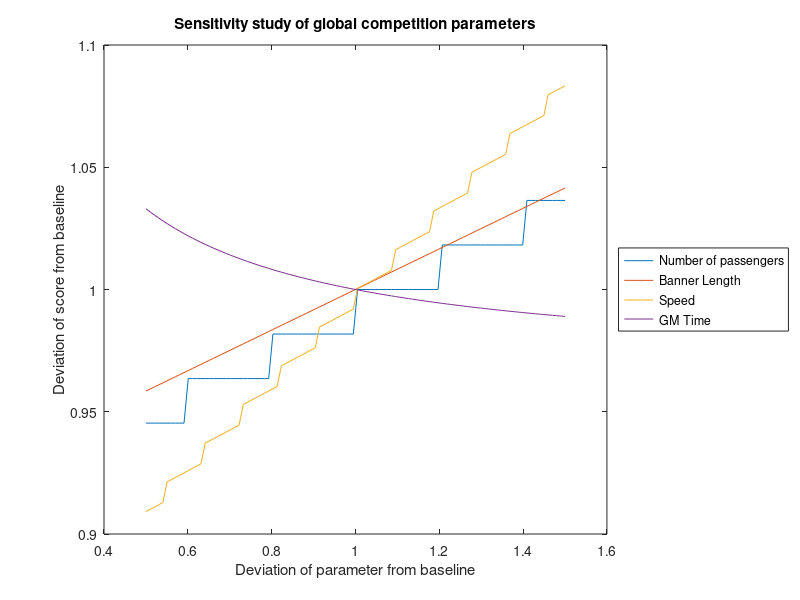

MATLAB code to generate this figure:
function Sensitivity_2019
% Michael Zakoworotny
% Convention: 
% ALL_CAPS: global variables and constants
% Leading_Caps: important local variables (ie. computed maximum values)
% lowercaseNames: local variables

%CONVERSIONS
mToft = 100/2.54/12;
ftToin = 12;
minTosec = 60;

resolution = 100;

% CONSTANTS
M3_TIME = 10*minTosec; %10 minutes
LAP_DISTANCE = 3570; % ft
%DETERMINE GOOD VALUES FOR MAX PARAMETERS
MAX_PASS = 12; MIN_TIME = 180;%68; %s (from 2017 script)
MAX_LAPS = 9; MAX_BAN = 0.889*mToft; %ft (equal to max wingspan)
MAX_NPASS_TIME = MAX_PASS/MIN_TIME; %M2
MAX_NLAPS_BAN = MAX_LAPS*MAX_BAN; %M3
MIN_GM = 20; %s %GM

%Baseline numbers from scoring
nPass_base = 5; 
banLen_base = 1;
speed_base = 20 * mToft; %m/s -> ft/s
GM_base = 2*minTosec;
sc_base = getScore(nPass_base, banLen_base, speed_base, GM_base);

% Parameters to vary over
range = linspace(0.5, 1.5, resolution);
nPass = floor(range*nPass_base);
banLen = range*banLen_base;
speed = range*speed_base;
GM_time = range*GM_base;

% Call functions to run
sensitivityStudy();

    function sc = getScore(nPass, banLen, speed, GM_time)
        %Parametrize with just one variable (speed)
        M2_time = 3*LAP_DISTANCE/speed;
        nLaps = floor(speed*M3_TIME/LAP_DISTANCE);
        Max_NPass_Time = max(nPass/M2_time, MAX_NPASS_TIME); %M2 criterion
        Max_NLaps_Ban = max(nLaps*banLen, MAX_NLAPS_BAN); %M3 criterion

        M1 = 1.0;
        M2 = 1 + (nPass/M2_time)/Max_NPass_Time;
        M3 = 2 + (nLaps*banLen)/Max_NLaps_Ban;
        GM = MIN_GM / GM_time;

        % Assuming successful flight each time, scores can vary from
        % 4 to 7
        sc = M1 + M2 + M3 + GM;
    end

    function sensitivityStudy()
        scores = zeros(resolution, 4);
        % Compute scores over all varied parameters
        for i = 1:resolution
           scores(i,1) = getScore(nPass(i),banLen_base,speed_base,GM_base)/sc_base; 
        end
        for i = 1:resolution
           scores(i,2) = getScore(nPass_base,banLen(i),speed_base,GM_base)/sc_base; 
        end
        for i = 1:resolution
           scores(i,3) = getScore(nPass_base,banLen_base,speed(i),GM_base)/sc_base; 
        end
        for i = 1:resolution
           scores(i,4) = getScore(nPass_base,banLen_base,speed_base,GM_time(i))/sc_base; 
        end
        
        %Plotting
        plot(range,scores);
%         figure(1); hold on;
%         plot(nPass,scores(:,1)*sc_base);
%         plot(banLen,scores(:,2)*sc_base);
%         plot(speed,scores(:,3)*sc_base);
%         plot(GM_time,scores(:,4)*sc_base);
        xlabel('Deviation of parameter from baseline');
        ylabel('Deviation of score from baseline');
        title('Sensitivity study of global competition parameters');
        legend({'Number of passengers','Banner Length','Speed','GM Time'},...
                'Location', 'eastoutside');
        
    end

end